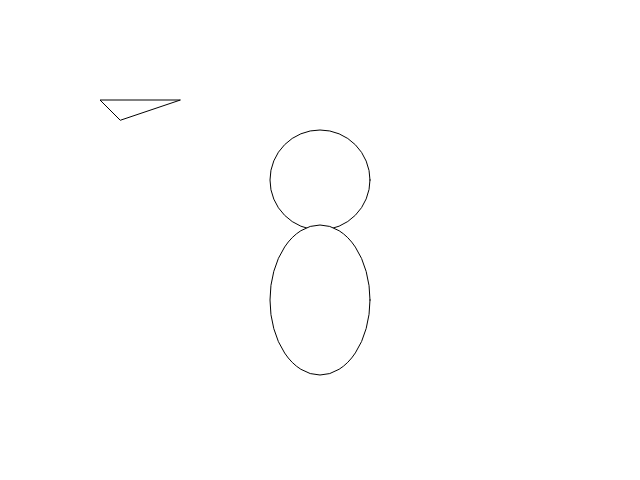
Frame 1 (no input)
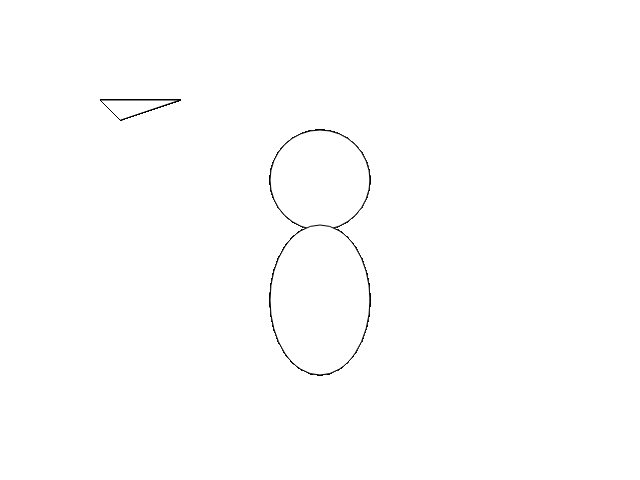
Frame 60 (no input)
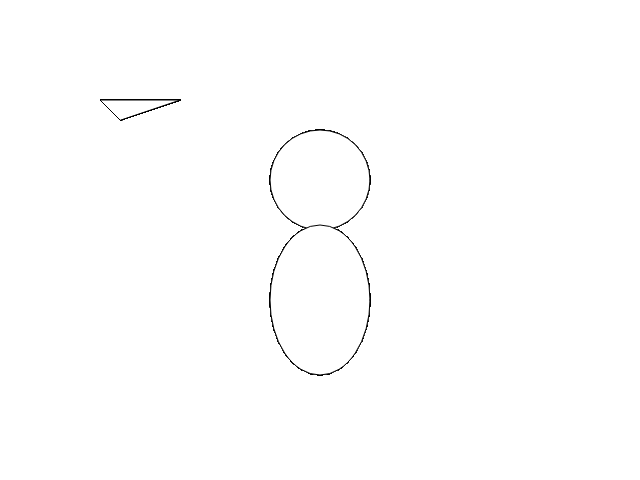
Frame 120 (the mouse pressed at the canvas centre since frame 60)

The p5.js sketch that drew these frames (run headless with seeded random() and noise() and a simulated clock; from frame 60 on, the mouse is pressed at the canvas centre):

// p5.js sketch
// ── sketch.js

const
    WIDTH = 500,
    HEIGHT = WIDTH;

function setup() {
  createCanvas(640, 480);

}
function draw() {
  ellipse(320, 180, 100, 100);
  ellipse(320, 300, 100, 150);
  triangle(180, 100, 100,100,120,120)
}
